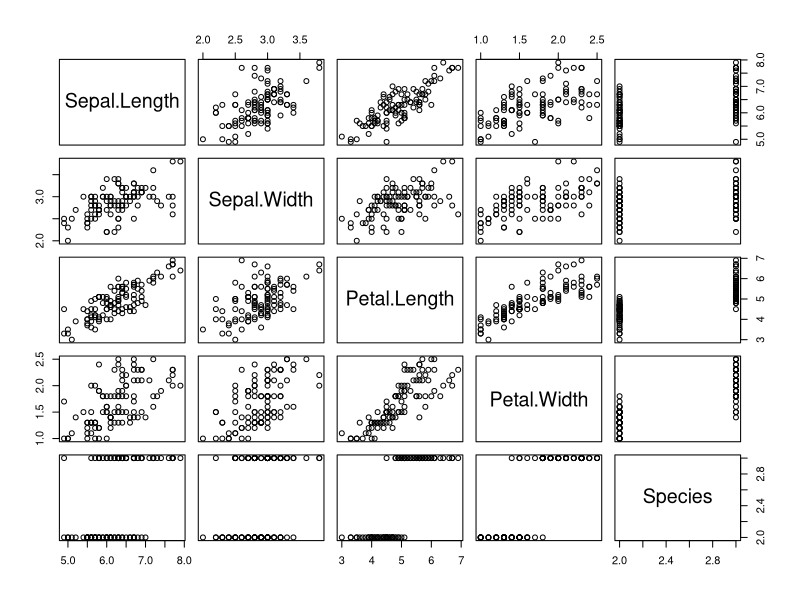
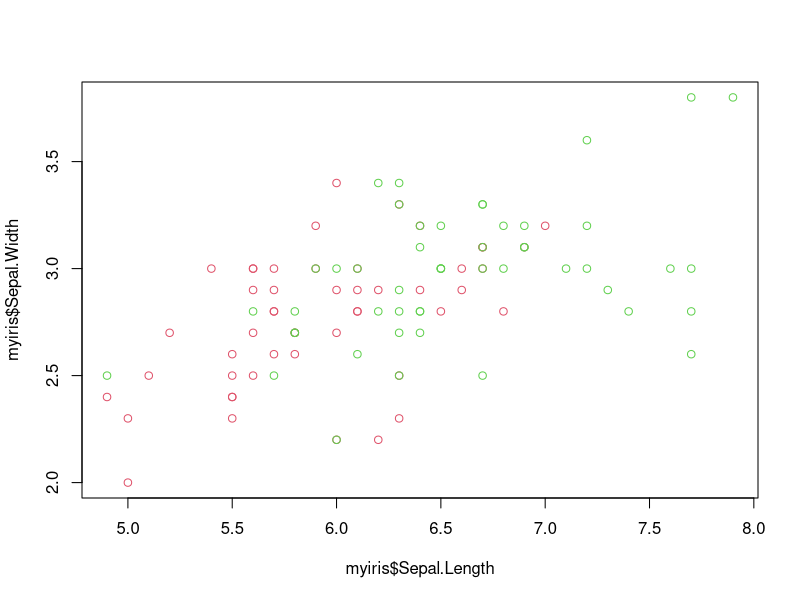
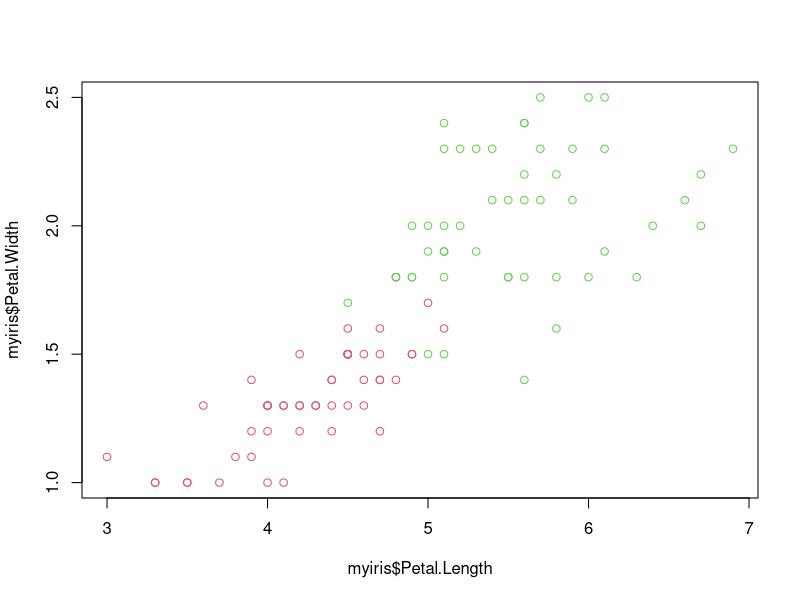
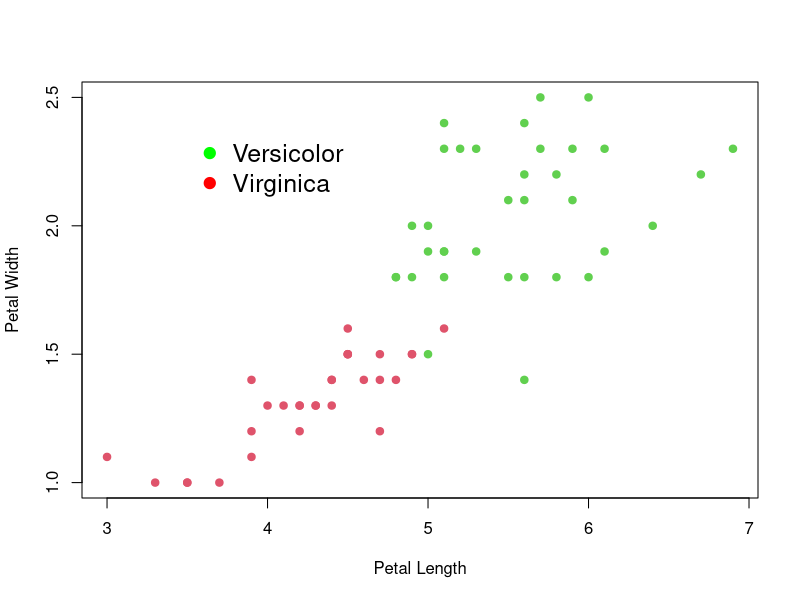
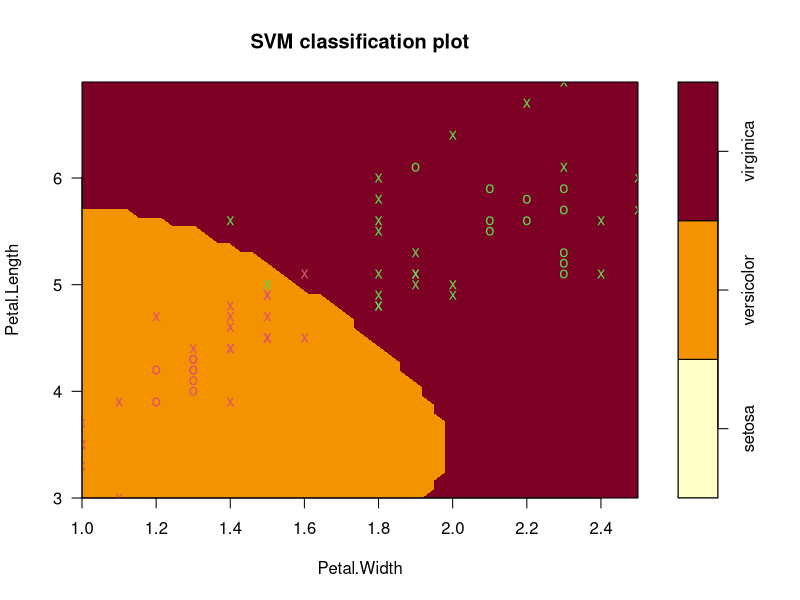
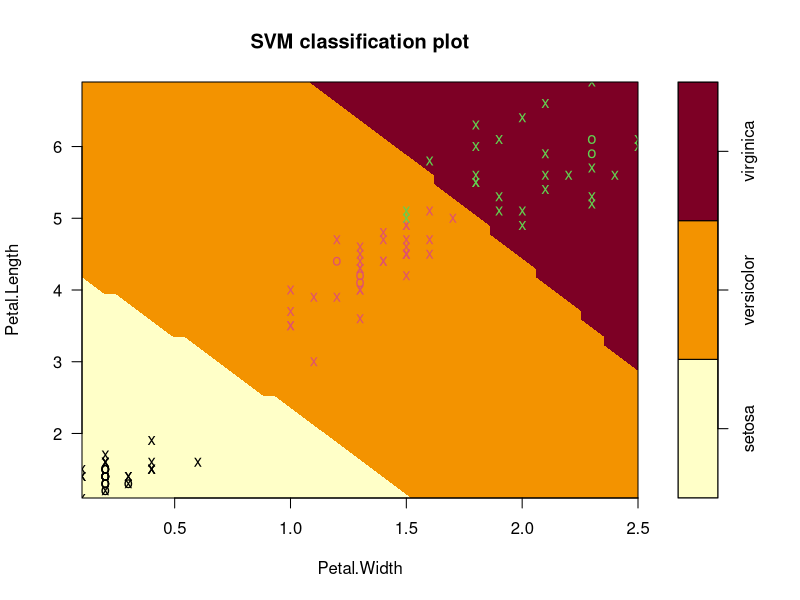

The R script that drew these images, in order: (Note: this script raises an error after producing the figures.)
##########svm
library(e1071)
#two-class classification
#remove the "setosa" group
myiris <- iris[!iris$Species == "setosa",]
plot(myiris)
plot(myiris$Sepal.Length, myiris$Sepal.Width,col=myiris$Species)
plot(myiris$Petal.Length, myiris$Petal.Width,col=myiris$Species) #separatable
#split the dataset into a training sample and a test sample
index <- sample(c(TRUE,FALSE),nrow(myiris),replace=TRUE,prob=c(0.6,0.4))
#choose the variable "Petal.Length", "Petal.Width" and "Species"
train <- myiris[index,c("Petal.Length", "Petal.Width", "Species")]
test <- myiris[!index,c("Petal.Length", "Petal.Width", "Species")]
plot(train$Petal.Length,train$Petal.Width, pch = 19, col = train$Species,  xlab = "Petal Length", ylab =  "Petal Width")
legend(x=3.5, y = 2.4, legend = c("Versicolor", "Virginica"), 
       col = c("green", "red"), bty = "n", pch = 19, cex = 1.5)
#linear svm
model <- svm(Species~.,data=train,kernal="linear",cost=0.1,scale=TRUE)
plot(model,train)
model$index
summary(model)
#try other kernals
model <- svm(Species~.,data=train,kernal="radial",scale=TRUE,cost=1,gamma=0.5)
#choose the best parameter
para <- tune(svm,Species~.,data=train,ranges =list(gamma = 2^(-1:1), cost = 2^(2:4)))
summary(para)
para$best.parameters$gamma #best gamma
para$best.parameters$cost  #best cost
#model with best parameters
model <- svm(Species~.,data=train,kernal="radial",scale=TRUE,cost=para$best.parameters$cost,gamma=para$best.parameters$gamma)
#prediction
class <- predict(model,newdata=test)
class
mean(class==test[,3])
table(class,test[,3])
###3-class
#svm uses the one-against-one approach
index <- sample(c(TRUE, FALSE), nrow(iris), replace = TRUE, prob = c(0.6, 0.4))
train <- iris[index,c("Petal.Length", "Petal.Width", "Species")]
test <- iris[!index,c("Petal.Length", "Petal.Width", "Species")]
model <- svm(Species~.,data=train,kernal="linear",cost=0.1,scale=TRUE)
plot(model,train)
model$index
model <- svm(Species~.,data=train,kernal="radial",scale=TRUE,cost=1,gamma=0.5)
summary(model)
class <- predict(model,newdata=test)
class
mean(class==test[,5])
table(class,test[,5])

#challenge:use svm classifier for sonar dataset
library(mlbench)
data(Sonar)
n <- dim(Sonar)[1]
index <- sample(1:n,0.6*n,replace=FALSE)
train <- Sonar[index,]
test <- Sonar[-index,]
model <- svm(Class~.,data=train,kernal="radial",scale=TRUE)
class <- predict(model,newdata=test)
class
mean(class==test[,61])
table(class,test[,61])